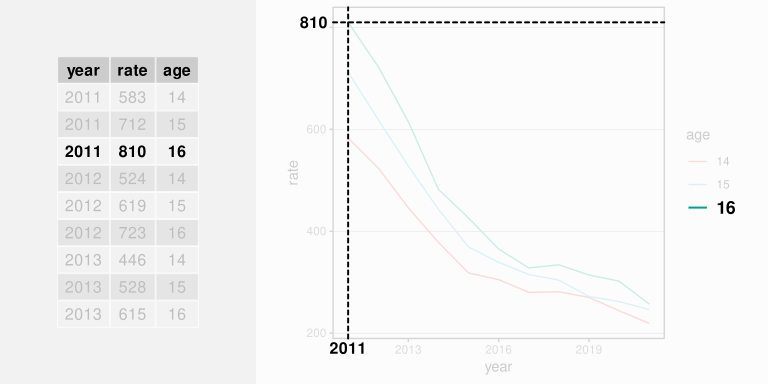

The script that saved this image:

library(dplyr)
library(ggplot2)
library(ggsci)
library(gggrid)
library(gridExtra)
library(grid)

setwd("..")
source("youth-crime.R")
setwd("Animation")

crime <- subset(crimeAge,
                age %in% c("14", "15", "16"),
                c("year", "rate", "ageFactor"))
names(crime) <- c("year", "rate", "age")
crime$rate <- round(crime$rate)

figbg <- "#F2F2F2"
highlight <- "black" ## "#7D12BA" 

theme_set(theme_bw())
theme_update(plot.background=element_rect(colour=NA, 
                                          fill=figbg),
             panel.background=element_blank(),
             panel.grid.minor=element_blank(),
             panel.grid.major=element_blank(),
             legend.background=element_blank())

yearShow <- function(data, coords) {
    x <- coords$x[data$x == 2011][1]
    tg <- textGrob("",
                   x=x,
                   y=unit(0, "npc") - unit(.5, "lines"),
                   gp=gpar(col=NA),
                   name="year.end")
    sg <- linesGrob(x, unit.c(unit(0, "mm"), unit(1, "npc") + unit(0, "mm")),
                    gp=gpar(col=adjustcolor(highlight, alpha=0),
                            lty="22", lwd=2),
                    name="year.line")
    grobTree(tg, sg)
}
rateShow <- function(data, coords) {
    y <- coords$y[data$y == 810][1]
    tg <- textGrob("",
                   y=y,
                   x=unit(0, "npc") - unit(1, "lines"),
                   gp=gpar(col=NA),
                   name="rate.end")
    sg <- linesGrob(unit.c(unit(0, "mm"), unit(1, "npc") + unit(0, "mm")), y,
                    gp=gpar(col=adjustcolor(highlight, alpha=0),
                            lty="22", lwd=2),
                    name="rate.line")
    grobTree(tg, sg)
}

gg <- ggplot(crime) +
    geom_line(aes(year, rate, colour=age), linewidth=.5) +
    scale_colour_npg() +
    theme(panel.grid.major.y=element_line(colour="black", linewidth=.1),
          aspect.ratio=1) +
    coord_cartesian(clip="off") +
    grid_panel(yearShow, aes(x=year)) +
    grid_panel(rateShow, aes(y=rate))

nrow <- 9
rowcols <- rep("grey", nrow)
rowcols[3] <- highlight
rowface <- rep("plain", nrow)
rowface[3] <- "bold"
gt <-
    tableGrob(head(crime, nrow), rows=NULL,
              theme=ttheme_default(core=list(fg_params=list(col=rowcols,
                                                            fontface=rowface))))

svg("mappings-1-static.svg", width=8, height=4)

grid.newpage()
grid.rect(gp=gpar(col=NA, fill=figbg))
pushViewport(viewport(x=1/3, width=2/3, just="left"))
print(gg, newpage=FALSE)
grid.rect(gp=gpar(col=NA, fill=rgb(1,1,1,.8)))
upViewport()
pushViewport(viewport(x=0, width=1/3, just="left"))
grid.draw(gt)
upViewport()

grid.force()
grid.edit("axis-l::absoluteGrob::axis::axis::titleGrob::text", grep=TRUE,
          label=c(200, 400, 600, ""))

reveal <- function(name, ..., global=FALSE, index=NULL, remove=FALSE,
                   segment=FALSE) {
    grobName <- grid.grep(name,
                          grep=TRUE, global=global, viewports=TRUE)
    if (global) 
        grobName <- grobName[[index]]
    grob <- grid.get(grobName)
    if (remove)
        grid.remove(grobName)
    downViewport(attr(grobName, "vpPath"))
    if (segment) {
        grobLoc1 <- deviceLoc(grob$x0, grob$y0)
        grobLoc2 <- deviceLoc(grob$x1, grob$y1)
    } else {
        grobLoc <- deviceLoc(grob$x, grob$y)
    }
    upViewport(0)
    if (segment) {
        grid.draw(editGrob(grob, x0=grobLoc1$x, y0=grobLoc1$y,
                           x1=grobLoc2$x, y1=grobLoc2$y, ...))
    } else {
        grid.draw(editGrob(grob, x=grobLoc$x, y=grobLoc$y, ...))
    }
}

reveal("rate.end", label="810", gp=gpar(col=highlight, fontface="bold"))
reveal("rate.line", gp=gpar(col=highlight))
reveal("year.end", label="2011", gp=gpar(col=highlight, fontface="bold"))
reveal("year.line", gp=gpar(col=highlight))

reveal("guide.label.titleGrob::text",
       gp=gpar(col=highlight, cex=1.5, fontface="bold"),
       global=TRUE, index=3, remove=TRUE)
reveal("key::segments",
       gp=gpar(lwd=2),
       global=TRUE, index=3, remove=TRUE, segment=TRUE)

dev.off()
